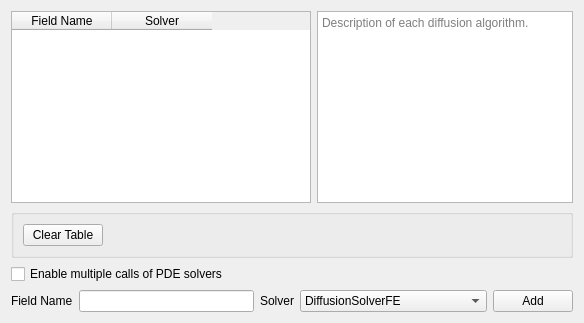
  <widget class="QWizardPage" name="wizardPage_chemical_fields">
   <property name="title">
    <string>Chemical Fields (Diffusants)</string>
   </property>
   <layout class="QVBoxLayout" name="verticalLayout_11">
    <item>
     <layout class="QHBoxLayout" name="horizontalLayout_5">
      <item>
       <widget class="QTableWidget" name="fieldTable">
        <property name="minimumSize">
         <size>
          <width>300</width>
          <height>0</height>
         </size>
        </property>
        <property name="baseSize">
         <size>
          <width>300</width>
          <height>0</height>
         </size>
        </property>
        <column>
         <property name="text">
          <string>Field Name</string>
         </property>
        </column>
        <column>
         <property name="text">
          <string>Solver</string>
         </property>
        </column>
       </widget>
      </item>
      <item>
       <widget class="QTextBrowser" name="diff_solver_info_textBrowser">
        <property name="placeholderText">
         <string>Description of each diffusion algorithm.</string>
        </property>
        <property name="source">
         <url>
          <string>file:///D:/BJ_FILES/Work/GitHub/bartjuw/GlazierLab/cc3d-twedit5/cc3d/twedit5/Plugins/CC3DProject/diffusion_solvers_descr.html</string>
         </url>
        </property>
        <property name="openExternalLinks">
         <bool>true</bool>
        </property>
       </widget>
      </item>
     </layout>
    </item>
    <item>
     <widget class="QGroupBox" name="chem_fields_clear_horizontalGroupBox">
      <property name="styleSheet">
       <string notr="true"/>
      </property>
      <layout class="QHBoxLayout" name="horizontalLayout_14">
       <item>
        <widget class="QPushButton" name="clearFieldTablePB">
         <property name="styleSheet">
          <string notr="true"/>
         </property>
         <property name="text">
          <string>Clear Table</string>
         </property>
        </widget>
       </item>
       <item>
        <spacer name="horizontalSpacer_6">
         <property name="orientation">
          <enum>Qt::Horizontal</enum>
         </property>
         <property name="sizeHint" stdset="0">
          <size>
           <width>40</width>
           <height>20</height>
          </size>
         </property>
        </spacer>
       </item>
      </layout>
     </widget>
    </item>
    <item>
     <widget class="QCheckBox" name="pdeSolverCallerCHB">
      <property name="toolTip">
       <string>Inserts PDESolver plugin into generated code. </string>
      </property>
      <property name="text">
       <string>Enable multiple calls of PDE solvers</string>
      </property>
     </widget>
    </item>
    <item>
     <layout class="QHBoxLayout" name="horizontalLayout_15">
      <item>
       <widget class="QLabel" name="label_18">
        <property name="text">
         <string>Field Name</string>
        </property>
       </widget>
      </item>
      <item>
       <widget class="QLineEdit" name="fieldNameLE">
        <property name="minimumSize">
         <size>
          <width>120</width>
          <height>0</height>
         </size>
        </property>
       </widget>
      </item>
      <item>
       <widget class="QLabel" name="label_19">
        <property name="text">
         <string>Solver</string>
        </property>
       </widget>
      </item>
      <item>
       <widget class="QComboBox" name="solverCB">
        <item>
         <property name="text">
          <string>DiffusionSolverFE</string>
         </property>
        </item>
        <item>
         <property name="text">
          <string>ReactionDiffusionSolverFVM</string>
         </property>
        </item>
        <item>
         <property name="text">
          <string>ReactionDiffusionSolver</string>
         </property>
        </item>
        <item>
         <property name="text">
          <string>FlexibleDiffusionSolverFE</string>
         </property>
        </item>
        <item>
         <property name="text">
          <string>FastDiffusionSolver2DFE</string>
         </property>
        </item>
        <item>
         <property name="text">
          <string>KernelDiffusionSolver</string>
         </property>
        </item>
        <item>
         <property name="text">
          <string>SteadyStateDiffusionSolver</string>
         </property>
        </item>
       </widget>
      </item>
      <item>
       <widget class="QPushButton" name="fieldAddPB">
        <property name="text">
         <string>Add</string>
        </property>
       </widget>
      </item>
     </layout>
    </item>
   </layout>
  </widget>
